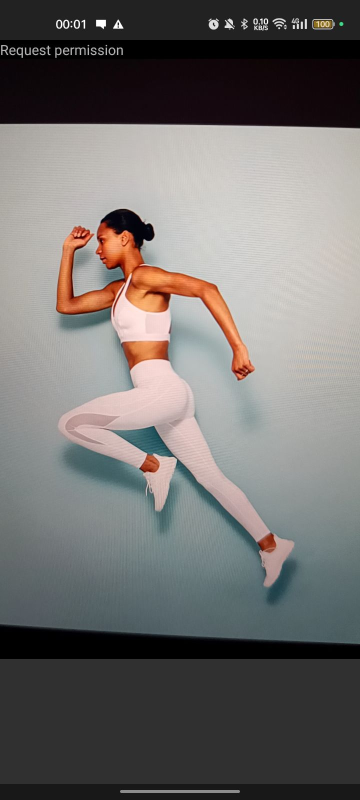
#> input picture test_images.jpg, 720 x 1600 px (shown at 1/2 size)
$ python test.py
#> lines starting #> are read from the running program, lines starting #| are printed output that depends on the picture
from PIL import Image
import json
import numpy as np
import matplotlib.pyplot as plt
from pprint import pprint

# Load and resize the image
image_path = 'test_images.jpg'
resized_image_path = 'resized_image.jpg'
desired_size = (192, 192)

image = Image.open(image_path)
#> image is the input picture: PIL image 720x1600 RGB; mean R, G, B 114.5, 111.9, 109.9
resized_image = image.resize(desired_size)
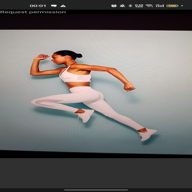
#> resized_image: PIL image 192x192 RGB; mean R, G, B 114.5, 111.9, 110
# resized_image.save(resized_image_path)

# Load the JSON file
json_path = 'test.json'

keypoints = [
    {
      "name": 'nose',
      "value": 0,
    },
    {
      "name": 'left eye',
      "value": 1,
    },
    {
      "name": 'right eye',
      "value": 2,
    },
    {
      "name": 'left ear',
      "value": 3,
    },
    {
      "name": 'right ear',
      "value": 4,
    },
    {
      "name": 'left shoulder',
      "value": 5,
    },
    {
      "name": 'right shoulder',
      "value": 6,
    },
    {
      "name": 'left elbow',
      "value": 7,
    },

    {
      "name": 'right elbow',
      "value": 8,
    },
    {
      "name": 'left wrist',
      "value": 9,
    },
    {
      "name": 'right wrist',
      "value": 10,
    },
    {
      "name": 'left hip',
      "value": 11,
    },
    {
      "name": 'right hip',
      "value": 12,
    },
    {
      "name": 'left knee',
      "value": 13,
    },
    {
      "name": 'right knee',
      "value": 14,
    },
    {
      "name": 'left ankle',
      "value": 15,
    },
    {
      "name": 'right ankle',
      "value": 16,
    },
  ]

mapping = {}
for i in keypoints:
    mapping[i['value']+1] = i['name']

#> (the run stopped early here; a loop or call above may not have finished)
